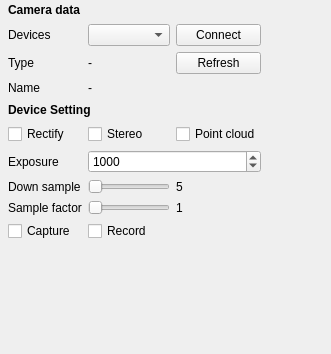
<?xml version="1.0" encoding="UTF-8"?>
<ui version="4.0">
 <class>Form</class>
 <widget class="QWidget" name="Form">
  <property name="geometry">
   <rect>
    <x>0</x>
    <y>0</y>
    <width>331</width>
    <height>354</height>
   </rect>
  </property>
  <property name="windowTitle">
   <string>Form</string>
  </property>
  <widget class="QWidget" name="gridLayoutWidget">
   <property name="geometry">
    <rect>
     <x>8</x>
     <y>2</y>
     <width>253</width>
     <height>239</height>
    </rect>
   </property>
   <layout class="QGridLayout" name="gridLayout">
    <item row="8" column="2">
     <widget class="QLabel" name="lbl_downSample_value">
      <property name="text">
       <string>5</string>
      </property>
     </widget>
    </item>
    <item row="2" column="2">
     <widget class="QPushButton" name="btn_devices_refresh">
      <property name="text">
       <string>Refresh</string>
      </property>
     </widget>
    </item>
    <item row="2" column="1">
     <widget class="QLabel" name="lbl_device_type">
      <property name="text">
       <string>-</string>
      </property>
     </widget>
    </item>
    <item row="9" column="2">
     <widget class="QLabel" name="lbl_downSample_factor_value">
      <property name="text">
       <string>1</string>
      </property>
     </widget>
    </item>
    <item row="6" column="0">
     <widget class="QCheckBox" name="ckbx_Rectify">
      <property name="text">
       <string>Rectify</string>
      </property>
     </widget>
    </item>
    <item row="2" column="0">
     <widget class="QLabel" name="lbl_device_type_ignore">
      <property name="text">
       <string>Type</string>
      </property>
     </widget>
    </item>
    <item row="3" column="1" colspan="2">
     <widget class="QLabel" name="lbl_device_name">
      <property name="text">
       <string>-</string>
      </property>
     </widget>
    </item>
    <item row="8" column="0">
     <widget class="QLabel" name="lbl_downSample">
      <property name="text">
       <string>Down sample</string>
      </property>
     </widget>
    </item>
    <item row="3" column="0">
     <widget class="QLabel" name="lbl_device_name_ignore">
      <property name="text">
       <string>Name</string>
      </property>
     </widget>
    </item>
    <item row="6" column="1">
     <widget class="QCheckBox" name="ckbx_Stereo">
      <property name="text">
       <string>Stereo</string>
      </property>
     </widget>
    </item>
    <item row="8" column="1">
     <widget class="QSlider" name="slider_downSample">
      <property name="minimum">
       <number>1</number>
      </property>
      <property name="maximum">
       <number>11</number>
      </property>
      <property name="orientation">
       <enum>Qt::Horizontal</enum>
      </property>
     </widget>
    </item>
    <item row="5" column="0" colspan="3">
     <widget class="QLabel" name="deviceSetting">
      <property name="font">
       <font>
        <weight>75</weight>
        <bold>true</bold>
       </font>
      </property>
      <property name="text">
       <string>Device Setting</string>
      </property>
     </widget>
    </item>
    <item row="7" column="0">
     <widget class="QLabel" name="lbl_exposure">
      <property name="text">
       <string>Exposure</string>
      </property>
     </widget>
    </item>
    <item row="6" column="2">
     <widget class="QCheckBox" name="ckbx_PointCloud">
      <property name="text">
       <string>Point cloud</string>
      </property>
     </widget>
    </item>
    <item row="9" column="1">
     <widget class="QSlider" name="spnbx_downSample_factor">
      <property name="minimum">
       <number>1</number>
      </property>
      <property name="maximum">
       <number>10</number>
      </property>
      <property name="orientation">
       <enum>Qt::Horizontal</enum>
      </property>
     </widget>
    </item>
    <item row="1" column="2">
     <widget class="QPushButton" name="btn_devices_connect">
      <property name="text">
       <string>Connect</string>
      </property>
     </widget>
    </item>
    <item row="9" column="0">
     <widget class="QLabel" name="lbl_downSample_factor">
      <property name="text">
       <string>Sample factor</string>
      </property>
     </widget>
    </item>
    <item row="7" column="1" colspan="2">
     <widget class="QSpinBox" name="spnbx_exposure">
      <property name="minimum">
       <number>1</number>
      </property>
      <property name="maximum">
       <number>1000000</number>
      </property>
      <property name="singleStep">
       <number>1000</number>
      </property>
      <property name="value">
       <number>1000</number>
      </property>
     </widget>
    </item>
    <item row="1" column="1">
     <widget class="QComboBox" name="cbbx_devices"/>
    </item>
    <item row="0" column="0" colspan="3">
     <widget class="QLabel" name="lbl_camera_data">
      <property name="font">
       <font>
        <weight>75</weight>
        <bold>true</bold>
       </font>
      </property>
      <property name="text">
       <string>Camera data</string>
      </property>
     </widget>
    </item>
    <item row="1" column="0">
     <widget class="QLabel" name="lbl_device">
      <property name="text">
       <string>Devices</string>
      </property>
     </widget>
    </item>
    <item row="10" column="0">
     <widget class="QCheckBox" name="ckbx_capture">
      <property name="text">
       <string>Capture</string>
      </property>
     </widget>
    </item>
    <item row="10" column="1">
     <widget class="QCheckBox" name="ckbx_record">
      <property name="text">
       <string>Record</string>
      </property>
     </widget>
    </item>
   </layout>
  </widget>
 </widget>
 <resources/>
 <connections/>
</ui>
